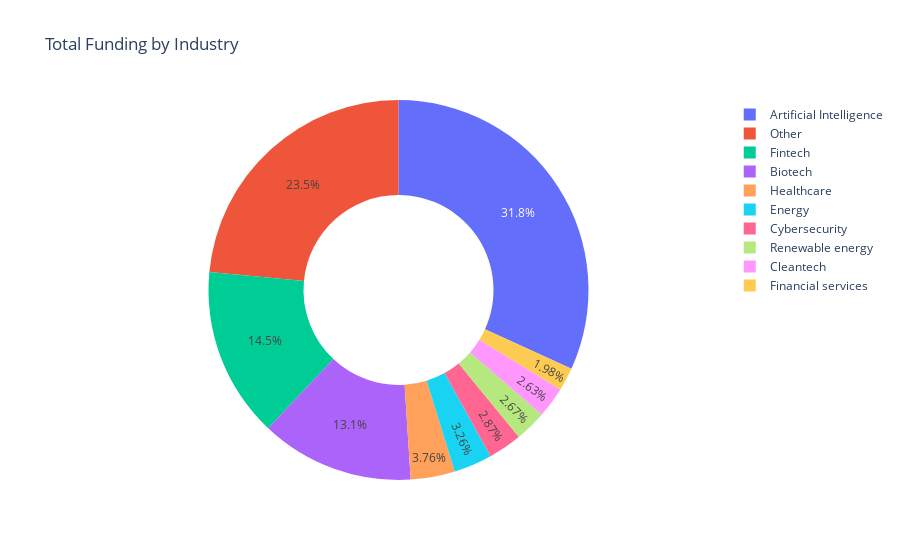

Notebook source saved alongside this figure:
### Markdown cell above
Create a donut chart showing total funding by Industry.
Artificial Intelligence has the highest slice at 31.8%, followed by Fintech and Biotech. Every other Industry has less than 4%
of the total each.

### Code cell
grouped_df = df.groupby('Industry').agg({'Amount': 'sum'}).reset_index()
top_industries = grouped_df.nlargest(10, 'Amount')
fig = px.pie(top_industries, values='Amount', names='Industry',
             title='Total Funding by Industry',
             hole=0.5,  
             labels={'Amount': 'Total Amount'})
fig.show()

### Figure 1 — Plotly figure (JSON) as saved in the notebook; plotly's stock layout.template omitted (floating-point values rounded to 4 significant figures)
{"data": [{"domain": {"x": [0, 1], "y": [0, 1]}, "hole": 0.5, "hovertemplate": "Industry=%{label}<br>Total Amount=%{value}<extra></extra>", "labels": ["Artificial Intelligence", "Other", "Fintech", "Biotech", "Healthcare", "Energy", "Cybersecurity", "Renewable energy", "Cleantech", "Financial services"], "legendgroup": "", "name": "", "showlegend": true, "type": "pie", "values": [16380000000, 12103700000, 7456000000, 6724500000, 1939000000, 1680900000, 1481000000, 1375000000, 1356000000, 1019000000]}], "layout": {"legend": {"tracegroupgap": 0}, "title": {"text": "Total Funding by Industry"}}}
